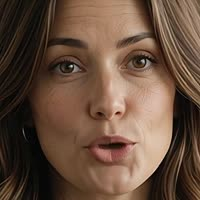
#> input picture examples/qbot-tag/assets/nina.jpg, 200 x 200 px
$ python cutout.py ../../../../examples/qbot-tag/assets/nina.jpg ../../../../examples/qbot-tag/assets/nina.jpg
#> lines starting #> are read from the running program, lines starting #| are printed output that depends on the picture
import sys
from PIL import Image, ImageDraw, ImageFilter
src, dst = sys.argv[1], sys.argv[2]
im = Image.open(src).convert('RGB').crop((330, 100, 1036, 975))  # stage area, skip toolbar and sidebar
#> im: PIL image 706x875 RGB; every value is 0
w, h = im.size
#> w = 706; h = 875
mask = Image.new('L', (w, h), 0)
#> mask: PIL image 706x875 L; every value is 0
work = im.copy()
for seed in [(0, 0), (w - 1, 0), (0, h - 1), (w - 1, h - 1), (w // 2, 0), (w // 2, h - 1)]:
    ImageDraw.floodfill(work, seed, (255, 0, 255), thresh=40)
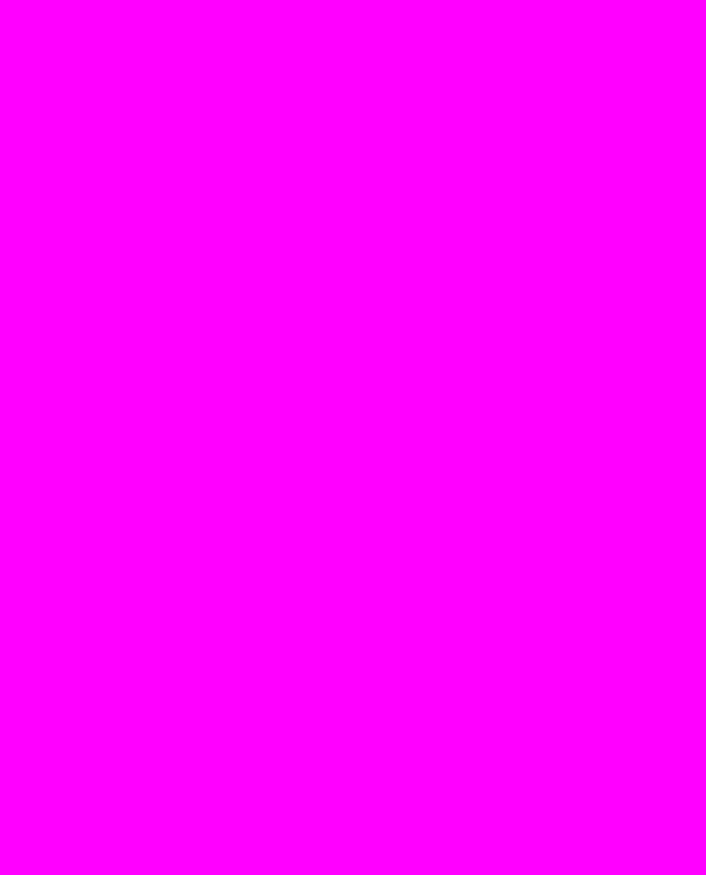
#> work: PIL image 706x875 RGB; mean R, G, B 255, 0, 255
px, mp = work.load(), mask.load()
for y in range(h):
    for x in range(w):
        if px[x, y] != (255, 0, 255):
            mp[x, y] = 255
mask = mask.filter(ImageFilter.GaussianBlur(0.8))
out = im.convert('RGBA'); out.putalpha(mask)
#> after `out.putalpha(mask)`: out: PIL image 706x875 RGBA; every value is 0
out = out.crop(out.getbbox())
out.save(dst)
print(dst, out.size)
#| ../../../../examples/qbot-tag/assets/nina.jpg (706, 875)
